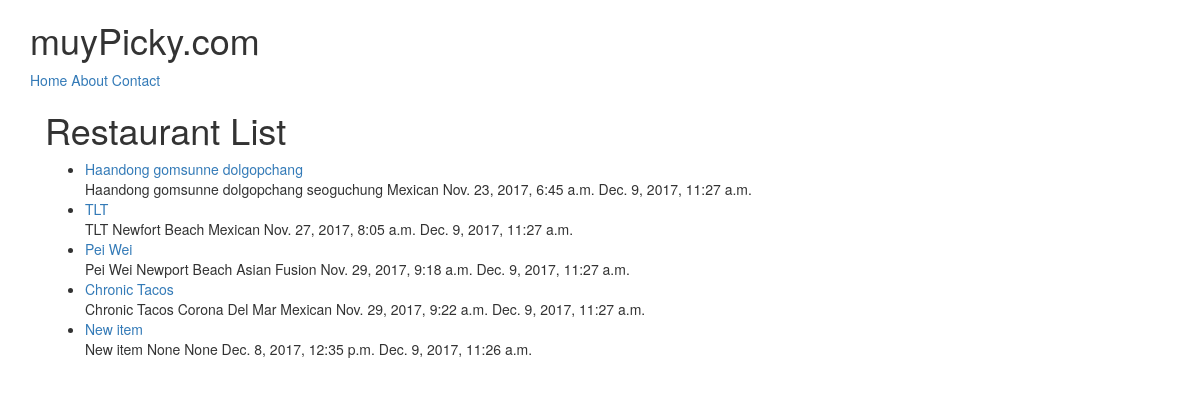
The page /restaurants/ on the database its author committed.
### restaurants/models.py (models this page shows, shortened)
class RestaurantLocation(models.Model):
	name     	 	= models.CharField(max_length=120)
	location        = models.CharField(max_length=120, null=True, blank=True)
	category   	    = models.CharField(max_length=120, null=True, blank=True)
	timestamp    	= models.DateTimeField(auto_now_add=True)
	updated    	    = models.DateTimeField(auto_now=True)
	slug			= models.SlugField(null=True, blank=True)
	def __str__(self):
		return self.name

### restaurants/views.py (the view)
# urls.py: url(r'^restaurants/$', RestaurantListView.as_view()),
class RestaurantListView(ListView):
	def get_queryset(self):
		slug = self.kwargs.get("slug")
		if slug:
			queryset = RestaurantLocation.objects.filter(
					Q(category__iexact=slug)  |
					Q(category__icontains=slug)
				)
		else:
			queryset = RestaurantLocation.objects.all()
		return queryset

### restaurants/templates/restaurants/restaurantlocation_list.html (shortened to what this page needs)
{% extends "base.html" %}
{% block content %}
<h1>Restaurant List</h1>
<ul>
{% for obj in object_list %}
	<li><a href='/restaurants/{{ obj.slug }}/'>{{ obj }}</a><br/>
	{{ obj.name }} {{ obj.location }} {{ obj.category }} {{ obj.timestamp }} {{ obj.updated }}</li>
{% endfor %}
</ul>
{% endblock %}

### templates/base.html (shortened to what this page needs)
<!doctype html>
<html lang="en">
<head>
	{% include 'snippets/css.html' %}
</head>
<body>
{% include 'snippets/nav.html' %}
<div class='container'>
{% block content %}{% endblock content %}
</div>
</body>
</html>

### templates/snippets/css.html (shortened to what this page needs)
<link rel="stylesheet" href="https://maxcdn.bootstrapcdn.com/bootstrap/3.3.7/css/bootstrap.min.css">
<link rel="stylesheet" href="https://maxcdn.bootstrapcdn.com/bootstrap/3.3.7/css/bootstrap-theme.min.css">

### templates/snippets/nav.html
<div class='container'>
<h1>muyPicky.com</h1>
<a href='/'>Home</a>
<a href='/about/'>About</a>
<a href='/contact/'>Contact</a>

### rows shown on the page
RestaurantLocation: name "Haandong gomsunne dolgopchang", location "seoguchung", category "Mexican", timestamp "Nov. 23, 2017, 6:45 a.m.", updated "Dec. 9, 2017, 11:27 a.m."
RestaurantLocation: name "TLT", location "Newfort Beach", category "Mexican", timestamp "Nov. 27, 2017, 8:05 a.m.", updated "Dec. 9, 2017, 11:27 a.m."
RestaurantLocation: name "Pei Wei", location "Newport Beach", category "Asian Fusion", timestamp "Nov. 29, 2017, 9:18 a.m.", updated "Dec. 9, 2017, 11:27 a.m."
RestaurantLocation: name "Chronic Tacos", location "Corona Del Mar", category "Mexican", timestamp "Nov. 29, 2017, 9:22 a.m.", updated "Dec. 9, 2017, 11:27 a.m."
RestaurantLocation: name "New item", location "None", category "None", timestamp "Dec. 8, 2017, 12:35 p.m.", updated "Dec. 9, 2017, 11:26 a.m."
